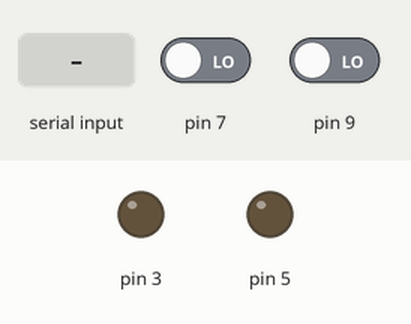
Simulated run of this sketch. Board: Arduino Leonardo, built with avr-gcc and run on an emulated ATmega32U4. On the bench: output pins drawn as LEDs (lit = HIGH). The inputs (shaded band) are chosen by the test bench; at power-on: pin 7 LOW, pin 9 LOW.

Above: at 1.2 s.
1.3 s: "a" received over Serial
At 1.8 s:
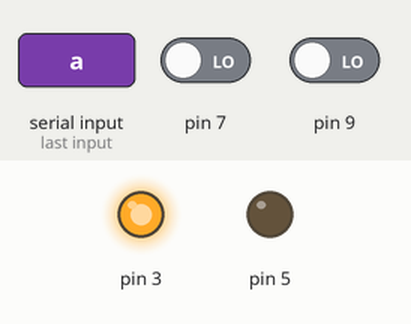
2.8 s: "c" received over Serial
At 4.0 s:
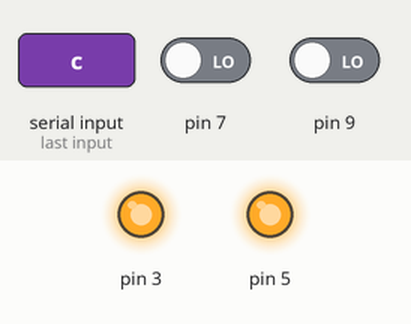
4.3 s: "b" received over Serial
At 5.3 s:
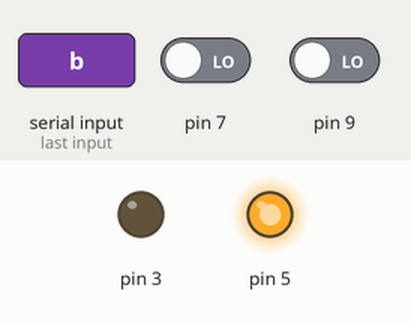
7.9 s: "d" received over Serial
At 9.2 s:
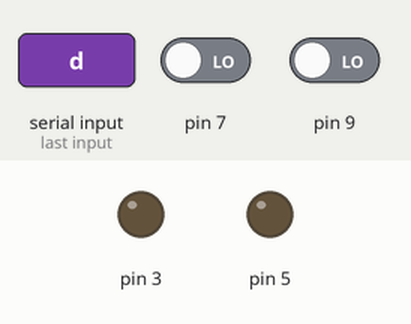
Timing chart, 0 to 10.9 s (numbered marks = the images above; inputs shaded):
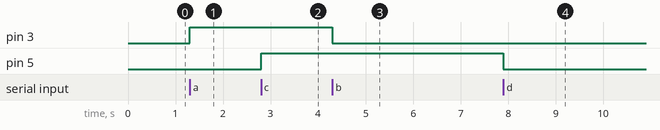

The sketch:

arduinoSketch.ino
```cpp
#include<String.h>
void setup() {
  // put your setup code here, to run once:
  Serial.begin(9600);
  pinMode(3, OUTPUT);
  pinMode(5, OUTPUT);
  pinMode(7, INPUT);
  pinMode(9, INPUT);
  while (!Serial) {
    ; // wait for serial port to connect. Needed for Leonardo only
  }
}

void loop() {
  // put your main code here, to run repeatedly:
  if(Serial.available() > 0)
  {
    char znak = Serial.read();
    if(znak == 'a')
      dioda(3, 1);
    else if(znak == 'b')
      dioda(3, 0);
    else if(znak == 'c')
      dioda(5, 1);
    else if(znak == 'd')
      dioda(5, 0);
  }
  else if(digitalRead(7) == HIGH){
    Serial.write("U");
  }
  else if(digitalRead(9) == HIGH)
    Serial.write("I");
}

void dioda(int pin, int stanje)
{
  if(stanje == 1)
    digitalWrite(pin, HIGH);
  else
    digitalWrite(pin, LOW);
}
```

Measured:
- after the input at 1.3 s, pin 3: LOW → HIGH at once
- after the input at 2.8 s, pin 5: LOW → HIGH at once
- after the input at 4.3 s, pin 3: HIGH → LOW at once
- after the input at 7.9 s, pin 5: HIGH → LOW at once
